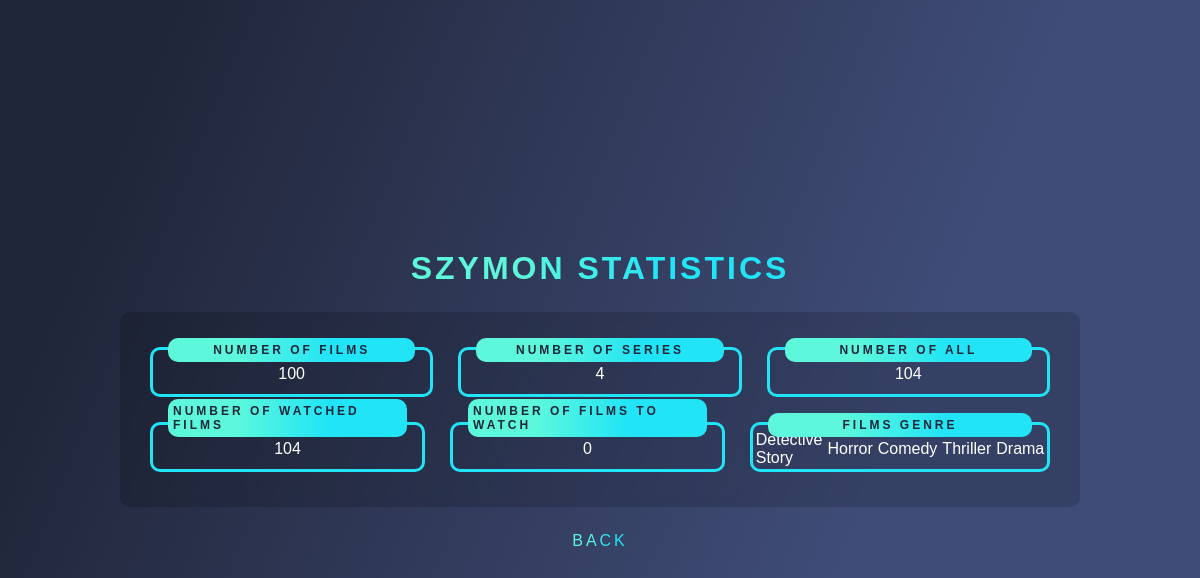
The app's page /statistics (signed in) with its own data.
### application/model.py (models this page shows, shortened)
class Users(db.Model, UserMixin):
    id = db.Column(db.Integer, primary_key=True)
    login = db.Column(db.String(200), nullable=False, unique=True)
    password = db.Column(db.String(50), nullable=False, unique=True)
    mail = db.Column(db.String(200), nullable=False, unique=True)

class Films(db.Model):
    id = db.Column(db.Integer, primary_key=True)
    title = db.Column(db.String(200), nullable=False)
    film_genre = db.Column(db.String(100), nullable=False)
    type = db.Column(db.String(100), nullable=False)

### application/routes/film_page.py (the view)
@app.route('/statistics')
def statistics():
    try:
        user_id = current_user.id
    except:
        logout_user()
        return redirect('/')
    film_genre_list = list(set([Films.query.filter_by(id=film.id_film).first().film_genre for film in Films_Users.query.filter_by(id_user=user_id).all() ]))
    number_of_films = 0
    number_of_series = 0
    for film in Films_Users.query.filter_by(id_user = user_id).all():
        type = Films.query.filter_by(id=film.id_film).first().type.lower()
        if type == 'film': number_of_films += 1
        else: number_of_series += 1
    return render_template('statistics.html', id=user_id, Users=Users, Films=Films, Films_Users=Films_Users, film_genre_list=film_genre_list, number_of_films=number_of_films, number_of_series=number_of_series, number_of_all=number_of_films+number_of_series)

### application/__init__.py (called while the page is built)
@login_manager.user_loader
def load_user(id):
    return Users.query.get(int(id))

### application/templates/statistics.html (shortened to what this page needs)
{% extends 'base.html' %}
{% block head %}
    <link rel="stylesheet" href="{{ url_for('static', filename='css/statistics.css') }}">
    <link rel="stylesheet" href="{{ url_for('static', filename='css/root.css') }}">
{% endblock %}
{% block body %}
    <h1>{{ Users.query.filter_by(id=id).first().login }} Statistics</h1>
    <div id="container">
        <div class="statistic_box">
            <div id="number_of_films">
                <p>Number of films</p>
                <p>{{ number_of_films }}</p>
            </div>
            <div id="number_of_series">
                <p>Number of series</p>
                <p>{{ number_of_series }}</p>
            </div>
            <div id="number_of_all">
                <p>Number of all</p>
                <p>{{ number_of_all }}</p>
            </div>
        </div>
        <div class="statistic_box">
            <div id="number_of_films_watched">
                <p>Number of watched films</p>
                <p>{{ Films_Users.query.filter_by(id_user=id, status="Watched").count() }}</p>
            </div>
            <div id="number_of_films_to_watch">
                <p>Number of films to watch</p>
                <p>{{ Films_Users.query.filter_by(id_user=id, status="To watch").count() }}</p>
            </div>
            <div id="films_genre">
                <p>Films genre</p>
                {% for film_genre in film_genre_list %}
                    <p>{{ film_genre }}</p>
                {% endfor %}
            </div>
        </div>
        </div>
    <a href="/film">Back</a>
{% endblock %}

### application/static/css/statistics.css (style rules this page uses)
* { margin: 0; padding: 0; box-sizing: border-box; }
body { width: 100vw; height: 100vh; display: flex; align-items: center; justify-content: center; flex-direction: column; font-family: sans-serif; gap: 25px; background: var(--background); }
h1, a { letter-spacing: 3px; text-transform: uppercase; background: var(--film-background); background-clip: text; -webkit-text-fill-color: transparent; transition: var(--transition-time); }
#container { width: 80vw; border-radius: var(--border-radius); background-color: rgba(0, 0, 0, 0.15); backdrop-filter: blur(5px) !important; display: flex; flex-direction: column; align-items: center; justify-content: center; gap: var(--major-gap); padding: 35px; }
.statistic_box { display: flex; align-items: center; justify-content: center; width: 75vw; flex-direction: row; gap: var(--major-gap); }
#number_of_films, #number_of_series, #number_of_all, #number_of_films_watched, #number_of_films_to_watch, #films_genre { padding: 10px; border: 3px solid rgb(33, 228, 246); border-radius: var(--border-radius); width: calc(75vw / 3); height: 50px; position: relative; display: flex; justify-content: center; align-items: center; gap: 5px; }
#number_of_films p:first-child, #number_of_series p:first-child, #number_of_all p:first-child, #number_of_films_watched p:first-child, #number_of_films_to_watch p:first-child, #films_genre p:first-child { font-size: var(--medium-font-size); text-transform: uppercase; letter-spacing: 3px; border-radius: var(--border-radius); color: #1F263A; background: var(--film-background); padding: 5px; position: absolute; left: 15px; bottom: 32.5px; width: calc(100% - 30px); display: flex; justify-content: center; font-weight: bold; transition: var(--transition-time) ease; }
#number_of_films p:last-child, #number_of_series p:last-child, #number_of_all p:last-child, #number_of_films_watched p:last-child, #number_of_films_to_watch p:last-child, #films_genre p:not(:first-child) { color: var(--light-color); text-transform: capitalize; margin-top: 4px; }

### application/static/css/root.css (style rules this page uses)
:root { --background: linear-gradient(112.1deg, rgb(32, 38, 57) 11.4%, rgb(63, 76, 119) 70.2%); --input-button-width: 220px; --input-button-height: 40px; --border-radius: 10px; --light-color: white; --transition-time: 0.5s; --major-gap: 25px; --large-font-size: 18px; --medium-font-size: 12px; --sign-in-background: linear-gradient(68.6deg, rgb(252, 165, 241) 1.8%, rgb(181, 255, 255) 100.5%); --sign-up-background: linear-gradient(68.6deg, #cd87f5 0%, #fb8bd5 100%); --film-background: linear-gradient(91.9deg, rgb(93, 248, 219) 27.8%, rgb(33, 228, 246) 67%); --information-background: linear-gradient(120deg, #e0c3fc 0%, #8ec5fc 100%); }

### records on screen
Users: query.filter_by "SZYMON"
Films: film_genre "Detective Story"
Films: film_genre "Horror"
Films: film_genre "Comedy"
Films: film_genre "Thriller"
Films: film_genre "Drama"

### other values on screen
{{ number_of_films }} "100"
{{ number_of_series }} "4"
{{ number_of_all }} "104"
{{ Films_Users.query.filter_by(id_user=id, status="Watched").count() }} "104"
{{ Films_Users.query.filter_by(id_user=id, status="To watch").count() }} "0"
